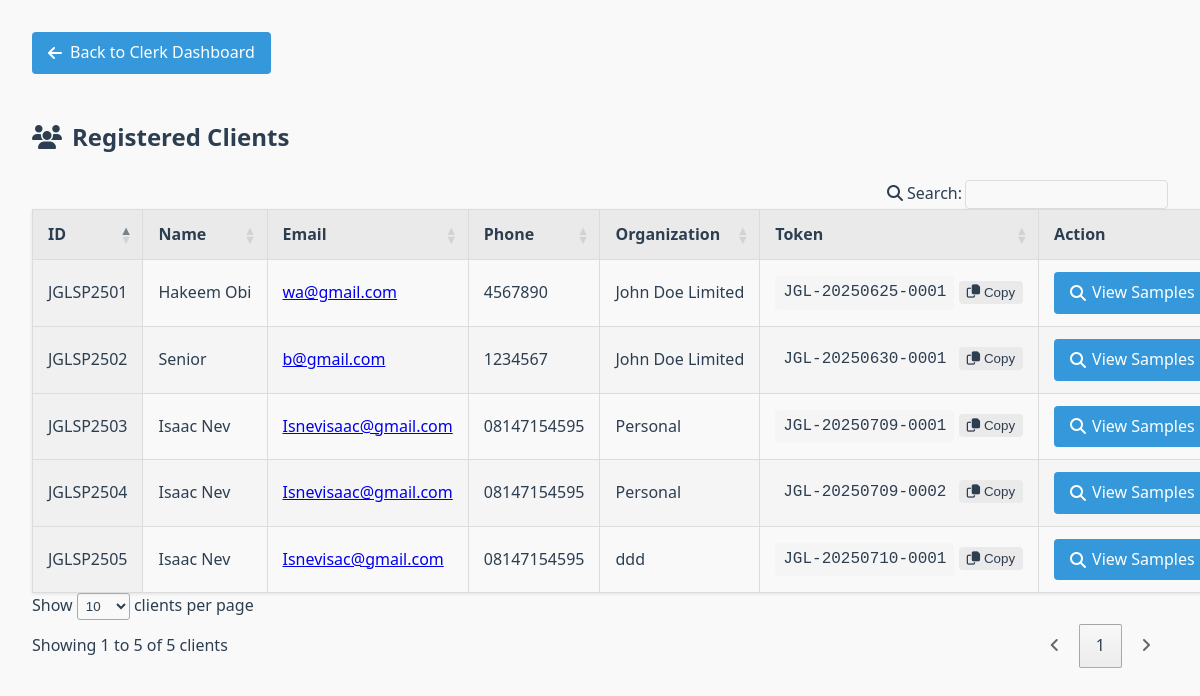
The app's page /clients/ (signed in), older data.
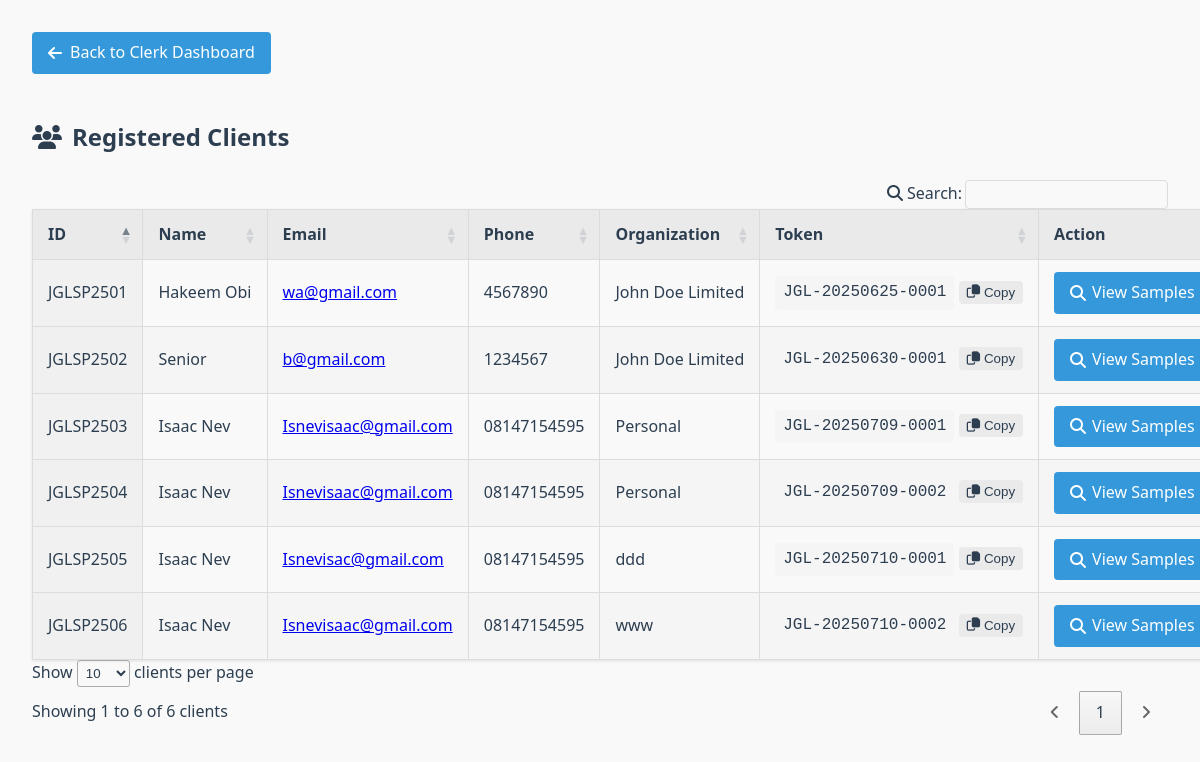
The same page, newer data.
### lims/models/client.py (models this page shows, shortened)
class Client(models.Model):
    client_id = models.CharField(max_length=20, unique=True)
    name = models.CharField(max_length=100)
    organization = models.CharField(max_length=150)
    email = models.EmailField()
    phone = models.CharField(max_length=20)
    address = models.TextField()
    token = models.CharField(max_length=20, unique=True, blank=True)
    created = models.DateTimeField(auto_now_add=True)
    coa_released = models.BooleanField(default=False)

### lims/views/clerk_views.py (the view)
# urls.py: path("clients/", views.view_all_clients, name="view_all_clients"),
@login_required
def view_all_clients(request):
    clients = Client.objects.all()
    return render(request, "lims/client_list.html", {"clients": clients})

### lims/templates/lims/client_list.html (shortened to what this page needs)
<!DOCTYPE html>
<html lang="en">
<head>
  <link rel="stylesheet" href="https://cdn.datatables.net/1.13.6/css/jquery.dataTables.min.css">
  <link rel="stylesheet" href="https://cdn.datatables.net/buttons/2.4.2/css/buttons.dataTables.min.css">
  <link rel="stylesheet" href="https://cdnjs.cloudflare.com/ajax/libs/font-awesome/6.4.0/css/all.min.css">
</head>
<body>
  <a href="{% url 'clerk_dashboard' %}" class="back-btn">
    <i class="fas fa-arrow-left"></i> Back to Clerk Dashboard
  </a>
  <h2><i class="fas fa-users"></i> Registered Clients</h2>
  <table id="clients-table" class="display nowrap" style="width:100%">
    <thead>
      <tr>
        <th>ID</th>
        <th>Name</th>
        <th>Email</th>
        <th>Phone</th>
        <th>Organization</th>
        <th>Token</th>
        <th>Action</th>
      </tr>
    </thead>
    <tbody>
      {% for client in clients %}
      <tr>
        <td>{{ client.client_id }}</td>
        <td>{{ client.name }}</td>
        <td><a href="mailto:{{ client.email }}">{{ client.email }}</a></td>
        <td>{{ client.phone }}</td>
        <td>{{ client.organization }}</td>
        <td>
          <span class="token-display">{{ client.token }}</span>
          <button class="btn-copy" onclick="navigator.clipboard.writeText('{{ client.token }}')">
            <i class="far fa-copy"></i> Copy
          </button>
        </td>
        <td>
          <a class="btn btn-view" href="{% url 'view_client_samples' client.id %}">
            <i class="fas fa-search"></i> View Samples
          </a>
        </td>
      </tr>
      {% endfor %}
    </tbody>
  </table>
</body>
</html>

Row changes from the older to the newer data that the page shows:
added Client: client_id "JGLSP2506", name "Isaac Nev", email "Isnevisaac@gmail.com", phone "08147154595", organization "www", token "JGL-20250710-0002"
Text that changed along with them:
text written by a page script: "Search: Show clients per page Showing 1 to 5 of 5 clients 1" → "Search: Show clients per page Showing 1 to 6 of 6 clients 1"
